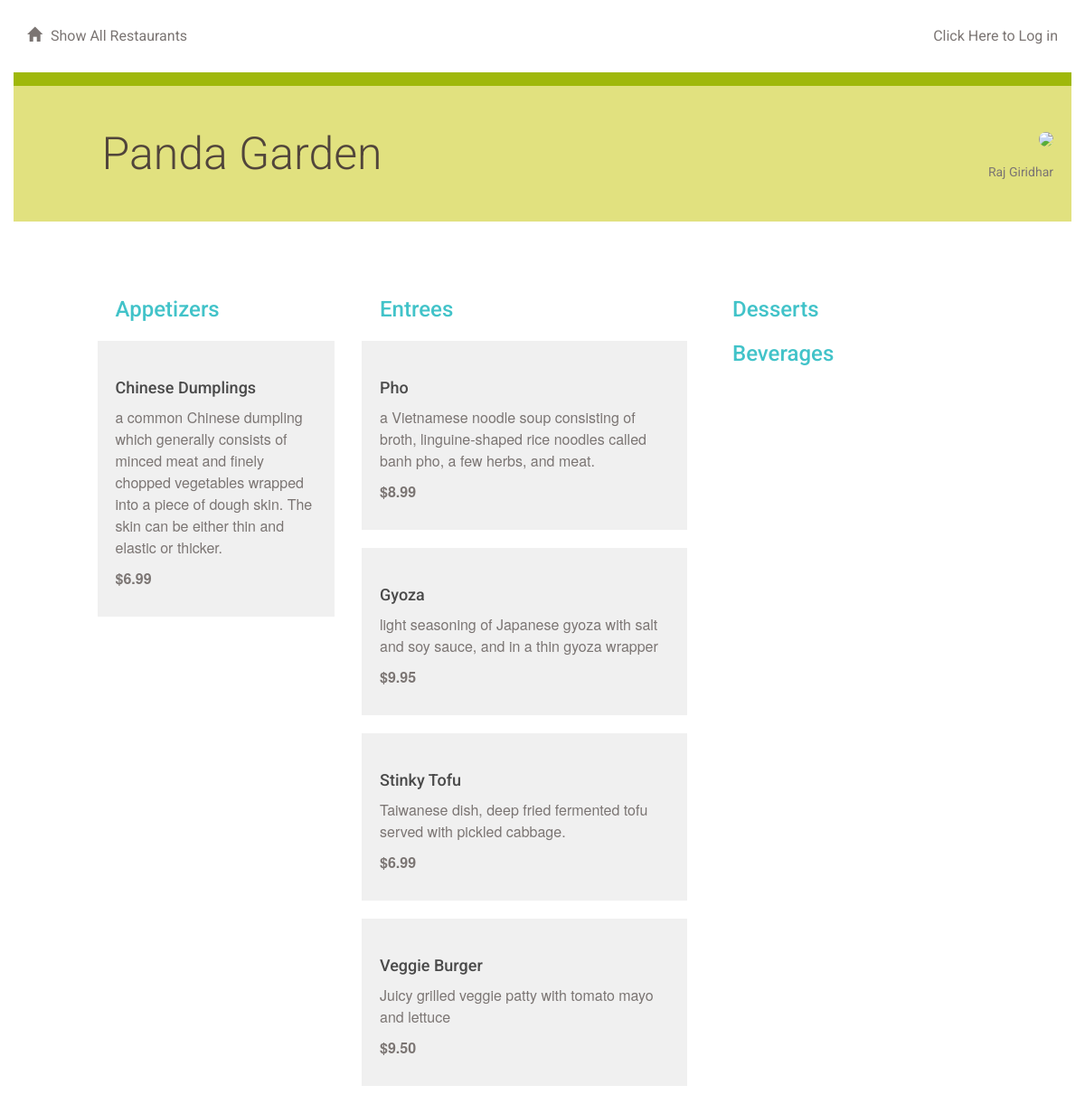
The page /restaurant/3/menu/ on the database its author committed.
### database_setup.py (models this page shows, shortened)
class Restaurant(Base):
    __tablename__ = 'restaurant'
    id = Column(Integer, primary_key=True)
    name = Column(String(250), nullable=False)
    user_id = Column(Integer, ForeignKey('user.id'))
    user = relationship(User)

class User(Base):
    __tablename__ = 'user'
    id = Column(Integer, primary_key=True)
    name = Column(String(250), nullable=False)
    email = Column(String(250), nullable=False)
    picture = Column(String(250))

class MenuItem(Base):
    __tablename__ = 'menu_item'
    name = Column(String(80), nullable=False)
    id = Column(Integer, primary_key=True)
    description = Column(String(250))
    price = Column(String(8))
    course = Column(String(250))
    restaurant_id = Column(Integer, ForeignKey('restaurant.id'))
    restaurant = relationship(Restaurant)
    user_id = Column(Integer, ForeignKey('user.id'))
    user = relationship(User)

### application.py (the view)
@app.route('/restaurant/<int:restaurant_id>/')
@app.route('/restaurant/<int:restaurant_id>/menu/')
def showMenu(restaurant_id):
    session = DBSession()
    restaurant = session.query(Restaurant).filter_by(id=restaurant_id).one()
    creator = getUserInfo(restaurant.user_id)
    items = session.query(MenuItem).filter_by(
        restaurant_id=restaurant_id).all()
    if 'username' not in login_session or creator.id != login_session['user_id']:  # noqa
        return render_template('publicmenu.html', items=items, restaurant=restaurant, creator=creator)  # noqa
    else:
        return render_template('menu.html', items=items, restaurant=restaurant, creator=creator)  # noqa

### application.py (called while the page is built)
def getUserInfo(user_id):
    session = DBSession()
    user = session.query(User).filter_by(id=user_id).one()
    return user

### templates/publicmenu.html (shortened to what this page needs)
{% extends "main.html" %}
{% block content %}
{% include "header.html" %}
	<div class="row divider green">
		<div class="col-md-12"></div>
	</div>
	<div class="row banner menu">
		<div class="col-md-11 col-md-offset-1 padding-none">
			<h1>{{ restaurant.name }}
			<figure class="creator">
				<img src="{{ creator.picture}}">
				<figcaption>{{ creator.name }}</figcaption>
			</figure>
			</h1>
		</div>
	</div>
	<div class="row padding-top padding-bottom">
		<div class="col-md-1"></div>
		<div class="col-md-11 padding-none">
		</div>
		<div class="col-md-7"></div>
	</div>
	<div class="row">
		<div class="col-md-12">
		</div>
	</div>
	{% if items !=[] %}
		<div class="row">
			<div class="col-md-1"></div>
			<div class="col-md-3">
				<h2>Appetizers</h2>
					{% for i in items %}
						{% if i.course == 'Appetizer' %}
							<div class="menu-item">
								<h3>{{i.name}}</h3>
								<p>{{i.description}}</p>
								<p class="menu-price">{{i.price}}</p>
							</div>
						{% endif %}
					{% endfor %}
			</div>
			<div class="col-md-4">
				<h2>Entrees</h2>
					{% for i in items %}
						{% if i.course == 'Entree' %}
						<div class="menu-item">
							<h3>{{i.name}}</h3>
							<p>{{i.description}}</p>
							<p class="menu-price">{{i.price}}</p>
						</div>
						{% endif %}
					{% endfor %}
			</div>
			<div class="col-md-3">
				<h2>Desserts</h2>
				<h2>Beverages</h2>
			</div>
			<div class="col-md-1"></div>
		</div>
	{% endif %}
{% endblock %}

### static/styles.css (style rules this page uses)
* { font-family: "Helvetica Neue Bold", Roboto, Helvetica, Arial, sans-serif; font-weight: 700; }
h1 { font-family: "Helvetica Neue Light", Roboto, Helvetica, Arial, sans-serif; font-size: 50px; color: #51453B; line-height: 60px; font-weight: 300; }
h2 { font-size: 24px; color: #42C3C9; line-height: 29px; }
h3 { font-size: 18px; color: #4A4A4A; line-height: 23px; }
p { font-family: "Helvetica Neue", Roboto, Helvetica, Arial, sans-serif; font-size: 16px; color: #7B7573; line-height: 24px; font-weight: 400; }
.padding-top { padding-top: 30px; }
.padding-bottom { padding-bottom: 30px; }
.padding-none { padding: 0; }
.divider { height: 15px; }
.divider.green { background-color: #9FB80A; }
.banner.menu { height: 150px; background-color: #E1E17F; }
.banner h1 { margin: 45px 0; }
.menu-item { background: #F0F0F0; padding: 20px; margin: 20px; margin-left: -20px; }
.menu-price { font-weight: 700; }
.creator { padding-right: 20px; margin-top: -20px; text-align: right; float:right; }
.creator img { width: 100px; border-radius: 50%; }
.creator figcaption { font-size: 14px; color: #7B7573; font-weight: 400; margin-top: -20px; }

### rows shown on the page
Restaurant: name "Panda Garden"
User: name "Raj Giridhar"
MenuItem: name "Chinese Dumplings", description "a common Chinese dumpling which generally consists of minced meat and finely chopped vegetables wrapped into a piece of dough skin. The skin can be either thin and elastic or thicker.", price "$6.99"
MenuItem: name "Pho", description "a Vietnamese noodle soup consisting of broth, linguine-shaped rice noodles called banh pho, a few herbs, and meat.", price "$8.99"
MenuItem: name "Gyoza", description "light seasoning of Japanese gyoza with salt and soy sauce, and in a thin gyoza wrapper", price "$9.95"
MenuItem: name "Stinky Tofu", description "Taiwanese dish, deep fried fermented tofu served with pickled cabbage.", price "$6.99"
MenuItem: name "Veggie Burger", description "Juicy grilled veggie patty with tomato mayo and lettuce", price "$9.50"
